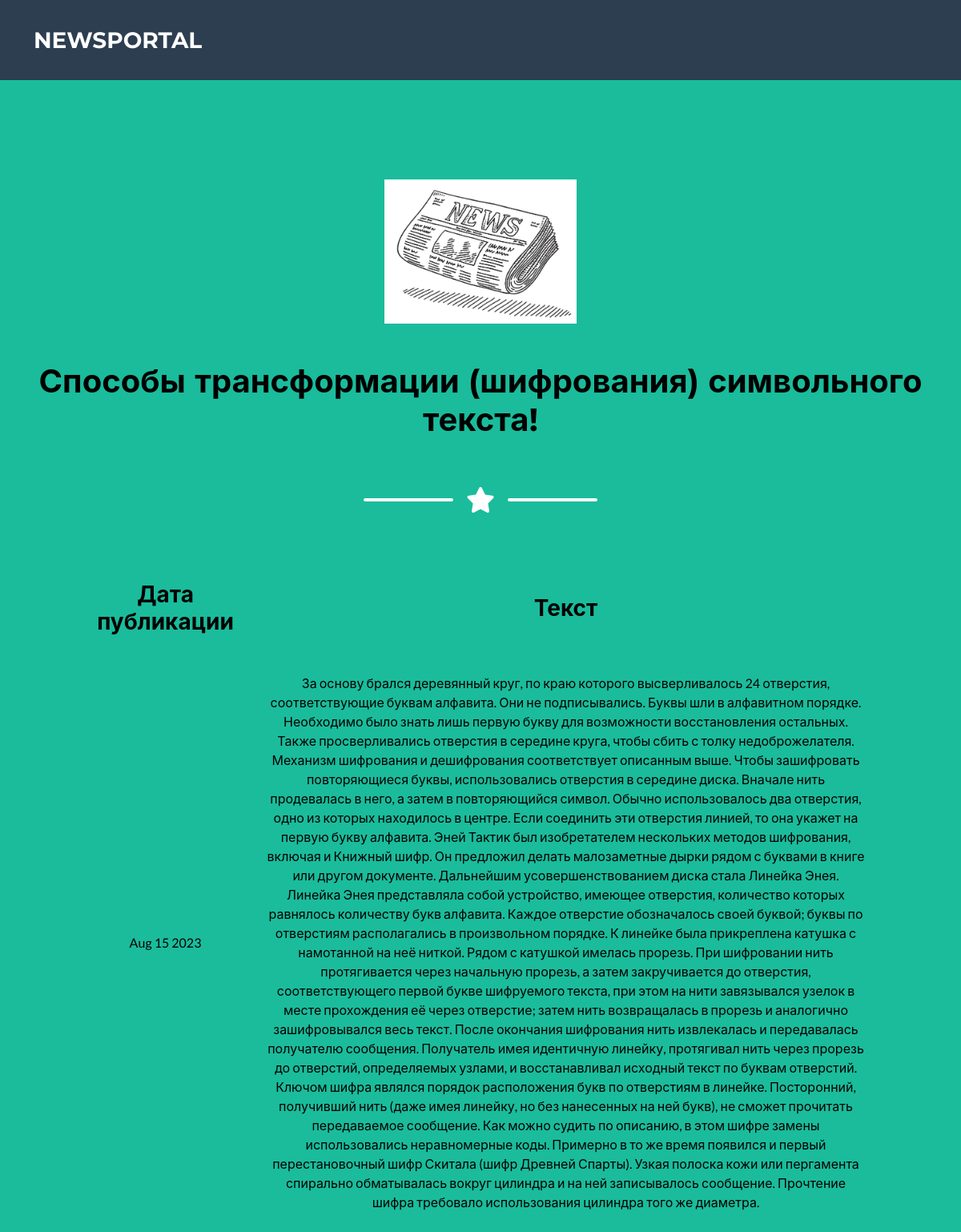
Screenshot of /news/1 with the database file from the repository.
### NewsPortal/models.py (models this page shows, shortened)
class Post(models.Model):
    author = models.ForeignKey(Author, on_delete=models.CASCADE)
    choice = models.CharField(max_length=1, choices=CHOICE, default=news, db_column='Type_post')
    dtime_p = models.DateTimeField(auto_now_add=True, db_column='datetime_post')
    category = models.ManyToManyField(Category, through='PostCategory')
    title = models.CharField(max_length=255)
    text_p = models.TextField(db_column='text_post')
    rating_p = models.IntegerField(default=0, db_column='rating_post')

### NewsPortal/views.py (the view)
# urls.py: path('<int:pk>', NewDetail.as_view(), name='new'),
class NewDetail(DetailView):
    model = Post
    template_name = 'new.html'
    context_object_name = 'new'

### NewsPortal/config.py (called while the page is built)
def wordcensor_notisalpha(st: str):
    ind =0
    for s in st:
        if not s.isalpha():
            ind = st.index(s)
            break
    word = st[0:ind]
    if word in CENS_WORDS:
       return wordcensor(word)+st[ind]
    else: return st

### NewsPortal/templatetags/custom_filters.py (called while the page is built)
@register.filter()
def censor(value:str):
    if type(value) is str:   #try
        val = value.split()
        for i in range(len(val)):
            if not val[i].isalpha(): val[i] = wordcensor_notisalpha(val[i])
            if val[i] in CENS_WORDS:
                val[i] = wordcensor(val[i])
        return ' '.join(val)
    else:                   #except
        raise TypeError('Переменная должна быть типа str')

### templates/new.html (shortened to what this page needs)
{% extends 'flatpages/default.html' %}
{% load custom_filters %}
{% block name %}
        <h1>{{ new.title|censor }}!</h1>
        <br>
{% endblock name %}
{% block content %}
{% if new %}
  <table width="1000" cellspacing="5" cellpadding="20" border="0.1">
      <tr>
          <td><h3>Дата публикации</h3></td>
          <td><h3>Текст</h3></td>
      </tr>
      <tr>
          <td>{{ new.dtime_p|date:'M d Y' }}</td>
          <td>{{ new.text_p|censor }}</td>
      </tr>
  </table>
{% else %}
<h1>Такой новости нет!</h1>
{% endif %}
{% endblock content %}

### rows the page displays
Post: title|censor "Способы трансформации (шифрования) символьного текста", dtime_p "Aug 15 2023", text_p|censor "За основу брался деревянный круг, по краю которого высверливалось 24 отверстия, соответствующие буквам алфавита. Они не подписывались. Буквы шли в алфавитном порядке. Необходимо было знать лишь первую букву для возможности восстановления остальных. Также просверливались отверстия в середине круга, чтобы сбить с толку недоброжелателя. Механизм шифрования и дешифрования соответствует описанным выше. Чтобы зашифровать повторяющиеся буквы, использовались отверстия в середине диска. Вначале нить продевалась в него, а затем в повторяющийся символ. Обычно использовалось два отверстия, одно из которых находилось в центре. Если соединить эти отверстия линией, то она укажет на первую букву алфавита.…"
